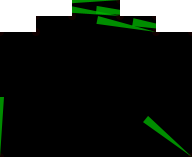
Frame 1 (no input)
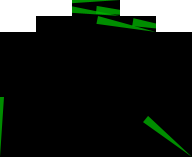
Frame 60 (the mouse pressed at the canvas centre just before this capture)
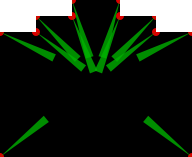
Frame 120 (the mouse held since frame 60 and released just before this capture)

The Processing sketch that drew these frames (run headless with seeded random() and noise(); from frame 60 on, the mouse is pressed at the canvas centre):

// Processing sketch: Surveillance
// ── Surveillance.pde
/*
 * Surveillance Cones
 */

int CAMERA_SIZE = 8; 

ArrayList<PVector> corners = new ArrayList<PVector>();

void makeCorners() {
  // top corners, left to right
  corners.add(new PVector(  0, 32));
  corners.add(new PVector( 36, 32));
  corners.add(new PVector( 36, 16));
  corners.add(new PVector( 72, 16));
  corners.add(new PVector( 72, 0));
  corners.add(new PVector(120, 0));
  corners.add(new PVector(120, 16));
  corners.add(new PVector(156, 16));
  corners.add(new PVector(156, 32));
  corners.add(new PVector(192, 32));
  // bottom corners
  corners.add(new PVector(  0, 157));
  corners.add(new PVector(192, 157));
}


void setup() {
  size(192, 157);
  background(0);
  frameRate(25);

  makeCorners();
}

void draw () {
  background(0);

  PVector mouse = new PVector(mouseX, mouseY);

  for (int i=0; i < corners.size(); i++) {
    PVector corner = corners.get(i);
    drawCamera(corner, mouse);
  }
  
  maskFacade();  
}

void drawCamera(PVector loc, PVector target) {
  // used to make cameras blink
  float blinkFactor = sin(radians(frameCount*4));
  // angle between target and camera
  float angle = atan2(target.y-loc.y, target.x-loc.x);
    
  pushMatrix();
  translate(loc.x, loc.y);
  
  fill(255 * blinkFactor, 0, 0);
  noStroke();
  ellipse(0, 0, CAMERA_SIZE, CAMERA_SIZE);
  
//  fill(0,255,0);
//  text(int(degrees(angle)), 0, 0);
  
  rotate(angle);
  fill(0, 180, 0, 200);
  
  float h = 60;
  float w = CAMERA_SIZE;
  triangle(0, 0, h, w/2, h, -w/2);
//  ellipse(CAMERA_SIZE/2, 0, 4, 4);
  popMatrix();
}

// masks out the unaddressable portion of the facade
void maskFacade() {
  pushStyle();
  noStroke();
  fill(255);
  
  beginShape();
  vertex(  0,  0);
  vertex(  0, 32);
  vertex( 36, 32);
  vertex( 36, 16);
  vertex( 72, 16);
  vertex( 72,  0);
  endShape(CLOSE);
  
  beginShape();
  vertex(120,  0);
  vertex(120, 16);
  vertex(156, 16);
  vertex(156, 32);
  vertex(192, 32);
  vertex(192,  0);
  endShape(CLOSE);
  
  popStyle();
}
